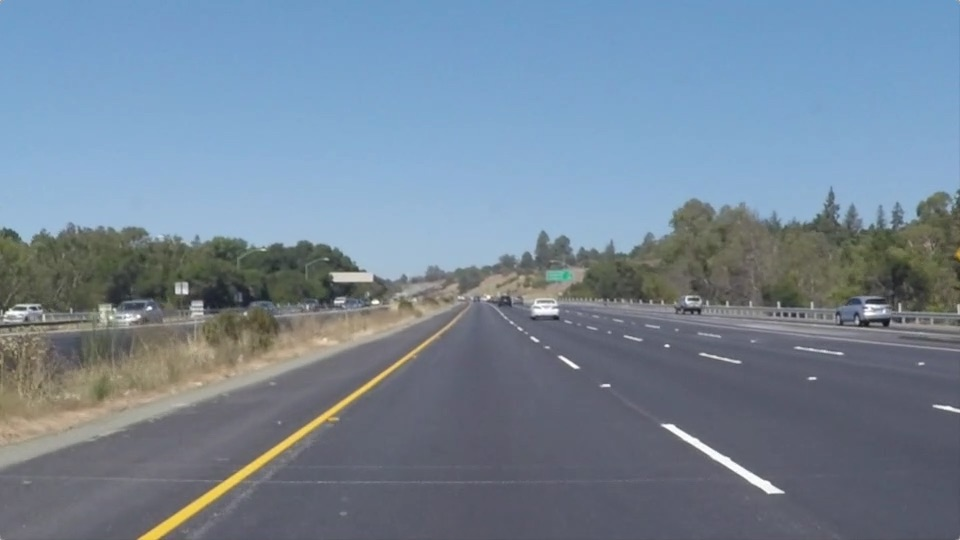
#> input picture jotang-ml-task2/test1/outer1.png, 960 x 540 px
$ jupyter execute test1.4.ipynb
#> lines starting #> are read from the running program, lines starting #| are printed output that depends on the picture
[cell 1]
import numpy as np
from PIL import Image
import matplotlib.pyplot as plt
img = Image.open("outer1.png").convert("L")
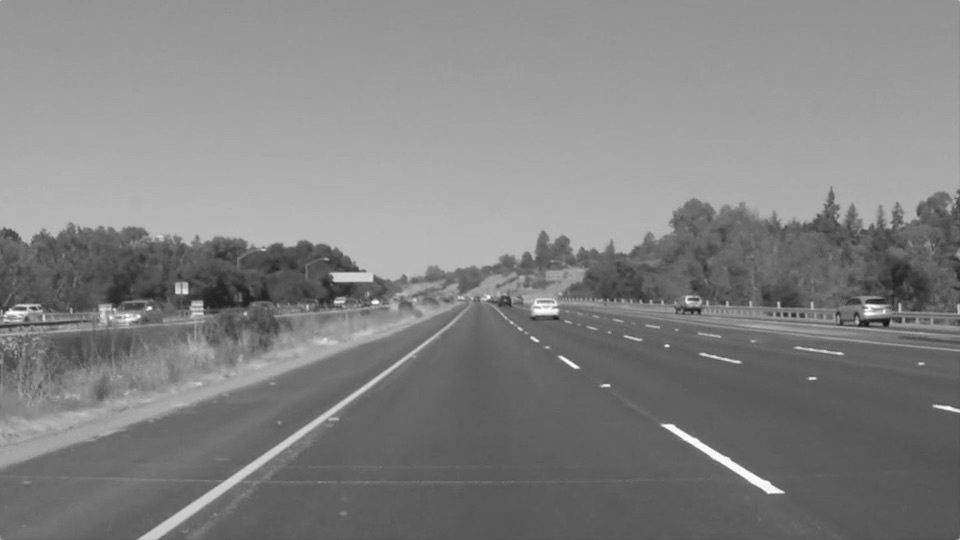
#> img: PIL image 960x540 L; min 19, max 255, mean 130.4
img_np = np.array(img, dtype=np.float32)
sobel_y = np.array([
    [-1, -2, -1],
    [ 0,  0,  0],
    [ 1,  2,  1]
], dtype=np.float32)

def conv2d(image,kernel,stride=1,padding="same"):
#> called with kernel = array of shape (3, 3), stride = 1, padding = 'valid'
        img_h, img_w = image.shape
#> img_h = 540; img_w = 960
        k_h, k_w = kernel.shape

        if padding == "same":
                pad_h = (k_h - 1) // 2
                pad_w = (k_w - 1) // 2
        else:
                pad_h = 0
                pad_w = 0

        img_pad = np.pad(image, ((pad_h, pad_h), (pad_w, pad_w)), mode='constant')

        out_h = (img_h + 2 * pad_h - k_h) // stride + 1
#> out_h = 538
        out_w = (img_w + 2 * pad_w - k_w) // stride + 1
#> out_w = 958
        out = np.zeros((out_h, out_w), dtype=np.float32)


        for y in range(out_h):
            y_start = y * stride
            for x in range(out_w):
                x_start = x * stride
                window = img_pad[y_start:y_start + k_h, x_start:x_start + k_w]
                out[y, x] = np.sum(window * kernel)
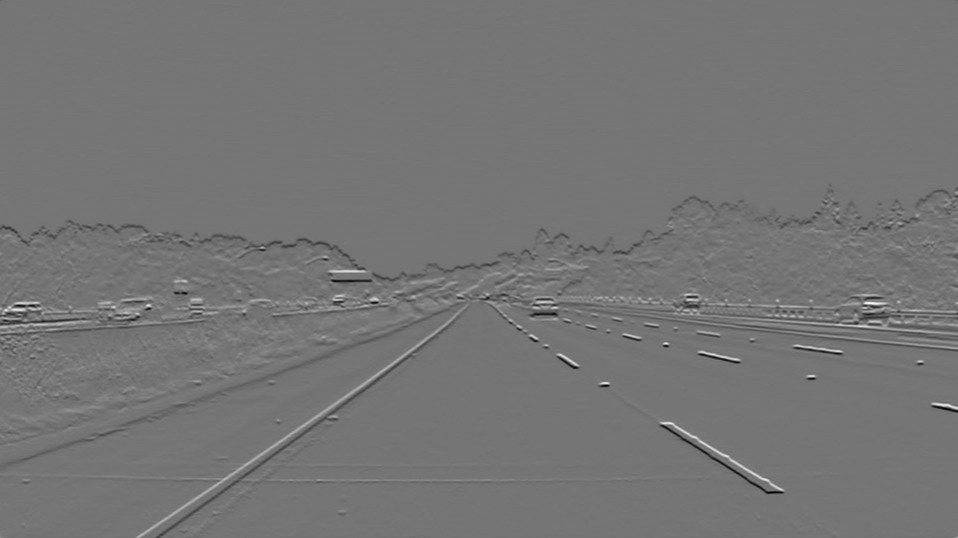
#> out: shape (538, 958) float32; min -542, max 635, mean -0.8; drawn with min black and max white

        return out


img_valid = conv2d(img_np, sobel_y, stride=1, padding="valid")
print("原图shape：", img_np.shape)
#| 原图shape： (540, 960)
print("valid输出shape：", img_valid.shape)
#| valid输出shape： (538, 958)
def normalize(x):
    return (x - x.min())/(x.max()-x.min()) *255

img_valid_show = normalize(img_valid)
plt.figure()
plt.subplot(1,2,1)
plt.title("valid")
plt.imshow(img_valid_show, cmap="gray")

[cell 2]
import numpy as np
from PIL import Image
import matplotlib.pyplot as plt
img = Image.open("outer1.png").convert("L")
img_np = np.array(img, dtype=np.float32)
sobel_y = np.array([
    [-1, -2, -1],
    [ 0,  0,  0],
    [ 1,  2,  1]
], dtype=np.float32)

def conv2d(image,kernel,stride=1,padding="same"):
#> called with kernel = array of shape (3, 3), stride = 1, padding = 'valid'
        img_h, img_w = image.shape
#> img_h = 540; img_w = 960
        k_h, k_w = kernel.shape

        if padding == "same":
                pad_h = (k_h - 1) // 2
                pad_w = (k_w - 1) // 2
        else:
                pad_h = 0
                pad_w = 0

        img_pad = np.pad(image, ((pad_h, pad_h), (pad_w, pad_w)), mode='constant')

        out_h = (img_h + 2 * pad_h - k_h) // stride + 1
#> out_h = 538
        out_w = (img_w + 2 * pad_w - k_w) // stride + 1
#> out_w = 958
        out = np.zeros((out_h, out_w), dtype=np.float32)


        for y in range(out_h):
            y_start = y * stride
            for x in range(out_w):
                x_start = x * stride
                window = img_pad[y_start:y_start + k_h, x_start:x_start + k_w]
                out[y, x] = np.sum(window * kernel)

        return out

img_valid = conv2d(img_np, sobel_y, stride=1, padding="valid")
print("原图shape：", img_np.shape)
#| 原图shape： (540, 960)
img_same = conv2d(img_np, sobel_y, stride=1, padding="same")
#> call 2 of conv2d, with kernel = array of shape (3, 3), stride = 1, padding = 'same'
#> after the loop in conv2d (call 2), `for y in range(out_h):`:
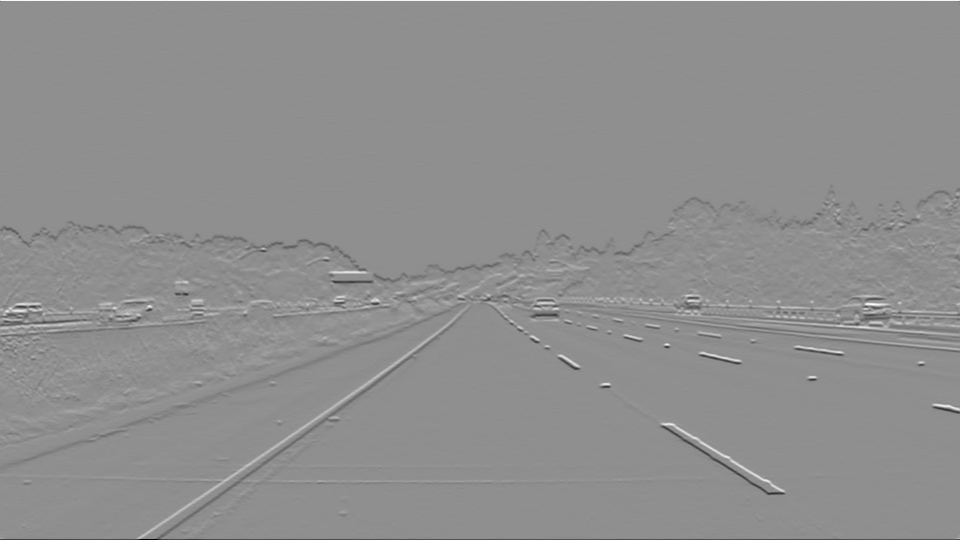
#> out: shape (540, 960) float32; min -814, max 635, mean -0.4; drawn with min black and max white
print("same输出shape：", img_same.shape)
#| same输出shape： (540, 960)

img_same_show = normalize(img_same)
plt.subplot(1,2,2)
plt.title("same")
plt.imshow(img_same_show, cmap="gray")
plt.show()

[cell 3]
import numpy as np
from PIL import Image
import matplotlib.pyplot as plt
img = Image.open("outer1.png").convert("L")
img_np = np.array(img, dtype=np.float32)
sobel_y = np.array([
    [-1, -2, -1],
    [ 0,  0,  0],
    [ 1,  2,  1]
], dtype=np.float32)

def conv2d(image,kernel,stride=2,padding="same"):
#> called with kernel = array of shape (3, 3), stride = 2, padding = 'valid'
        img_h, img_w = image.shape
#> img_h = 540; img_w = 960
        k_h, k_w = kernel.shape

        if padding == "same":
                pad_h = (k_h - 1) // 2
                pad_w = (k_w - 1) // 2
        else:
                pad_h = 0
                pad_w = 0

        img_pad = np.pad(image, ((pad_h, pad_h), (pad_w, pad_w)), mode='constant')

        out_h = (img_h + 2 * pad_h - k_h) // stride + 1
#> out_h = 269
        out_w = (img_w + 2 * pad_w - k_w) // stride + 1
#> out_w = 479
        out = np.zeros((out_h, out_w), dtype=np.float32)


        for y in range(out_h):
            y_start = y * stride
            for x in range(out_w):
                x_start = x * stride
                window = img_pad[y_start:y_start + k_h, x_start:x_start + k_w]
                out[y, x] = np.sum(window * kernel)
#> out: shape (269, 479) float32

        return out


img_valid = conv2d(img_np, sobel_y, stride=2, padding="valid")
print("原图shape：", img_np.shape)
#| 原图shape： (540, 960)
print("valid输出shape：", img_valid.shape)
#| valid输出shape： (269, 479)
def normalize(x):
    return (x - x.min())/(x.max()-x.min()) *255
#> returned value: shape (269, 479) float32

img_valid_show = normalize(img_valid)
plt.figure()
plt.subplot(1,2,1)
plt.title("valid")
plt.imshow(img_valid_show, cmap="gray")

[cell 4]
import numpy as np
from PIL import Image
import matplotlib.pyplot as plt
img = Image.open("outer1.png").convert("L")
img_np = np.array(img, dtype=np.float32)
sobel_y = np.array([
    [-1, -2, -1],
    [ 0,  0,  0],
    [ 1,  2,  1]
], dtype=np.float32)

def conv2d(image,kernel,stride=2,padding="same"):
#> called with kernel = array of shape (3, 3), stride = 2, padding = 'valid'
        img_h, img_w = image.shape
#> img_h = 540; img_w = 960
        k_h, k_w = kernel.shape

        if padding == "same":
                pad_h = (k_h - 1) // 2
                pad_w = (k_w - 1) // 2
        else:
                pad_h = 0
                pad_w = 0

        img_pad = np.pad(image, ((pad_h, pad_h), (pad_w, pad_w)), mode='constant')

        out_h = (img_h + 2 * pad_h - k_h) // stride + 1
#> out_h = 269
        out_w = (img_w + 2 * pad_w - k_w) // stride + 1
        out = np.zeros((out_h, out_w), dtype=np.float32)


        for y in range(out_h):
            y_start = y * stride
            for x in range(out_w):
                x_start = x * stride
                window = img_pad[y_start:y_start + k_h, x_start:x_start + k_w]
                out[y, x] = np.sum(window * kernel)

        return out

img_valid = conv2d(img_np, sobel_y, stride=2, padding="valid")
print("原图shape：", img_np.shape)
#| 原图shape： (540, 960)
img_same = conv2d(img_np, sobel_y, stride=2, padding="same")
print("same输出shape：", img_same.shape)
#| same输出shape： (270, 480)

img_same_show = normalize(img_same)
plt.subplot(1,2,2)
plt.title("same")
plt.imshow(img_same_show, cmap="gray")
plt.show()
